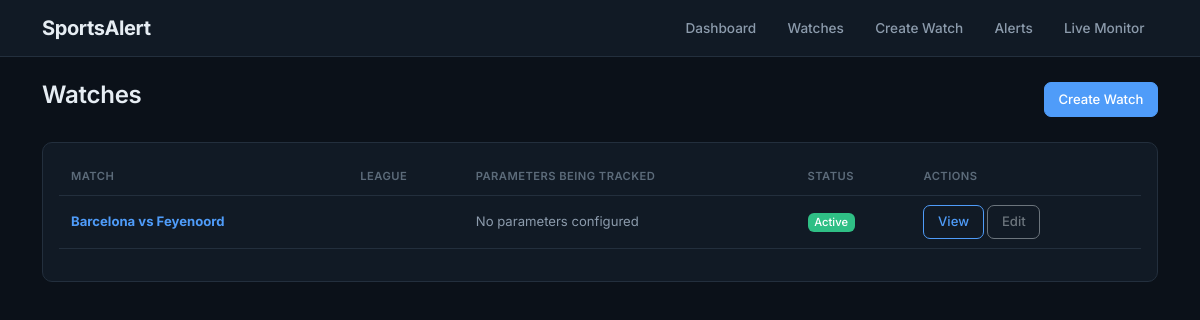
The app's page /watches/, older data.
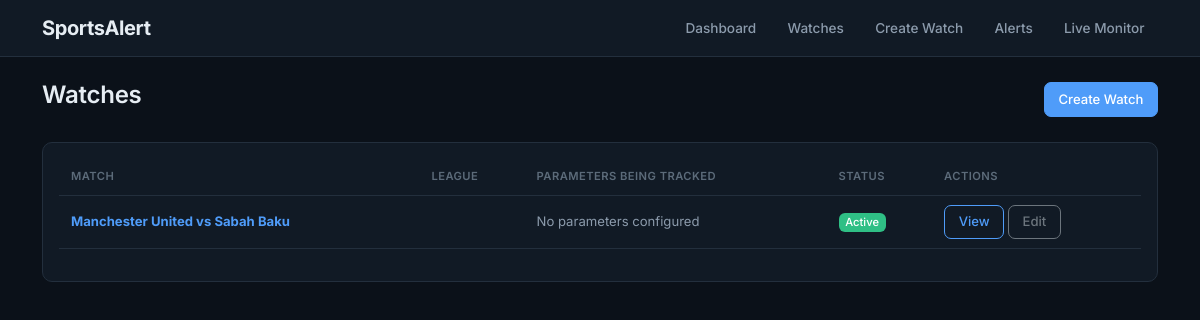
The same page, newer data.
### monitoring/models.py (models this page shows, shortened)
class Watch(models.Model):
    SPORT_CHOICES = (
        ('basketball', 'Basketball'),
        ('football', 'Football'),
    )
    sport = models.CharField(
        max_length=20,
        choices=SPORT_CHOICES
    )
    match_id = models.CharField(
        max_length=100
    )
    home_team = models.CharField(
        max_length=100,
        blank=True
    )
    away_team = models.CharField(
        max_length=100,
        blank=True
    )
    league = models.CharField(
        max_length=100,
        blank=True
    )
    active = models.BooleanField(
        default=True
    )
    monitoring_start = models.DateTimeField(
        null=True,
        blank=True,
        help_text="Time monitoring should begin"
    )
    monitoring_started = models.BooleanField(
        default=False
    )
    monitoring_finished = models.BooleanField(
        default=False
    )
    game_status = models.CharField(
        max_length=20,
        blank=True,
        default=""
    )
    elapsed_minutes = models.PositiveIntegerField(
        null=True,
        blank=True
    )
    last_polled = models.DateTimeField(
        null=True,
        blank=True
    )
    total_game_minutes = models.IntegerField(
        default=40
    )
    created_at = models.DateTimeField(
        auto_now_add=True
    )

### monitoring/views.py (the view)
class WatchListView(ListView):
    model = Watch
    template_name = "monitoring/watch_list.html"
    context_object_name = "watches"
    ordering = ["-created_at"]

### monitoring/templates/monitoring/watch_list.html (shortened to what this page needs)
{% extends "monitoring/base.html" %}
{% block content %}
<div class="d-flex justify-content-between align-items-center mb-4">
    <h1>Watches</h1>
    <a href="{% url 'watch-create' %}"
       class="btn btn-primary">
        Create Watch
    </a>
</div>
<div class="card shadow-sm">
    <div class="card-body">
        {% if watches %}
            <table class="table table-hover align-middle">
                <thead>
                    <tr>
                        <th>Match</th>
                        <th>League</th>
                        <th>Parameters Being Tracked</th>
                        <th>Status</th>
                        <th>Actions</th>
                    </tr>
                </thead>
                <tbody>
                    {% for watch in watches %}
                    <tr>
                        <td>
                            <a href="{% url 'watch-detail' watch.pk %}">
                                <strong>
                                    {{ watch.home_team }}
                                    vs
                                    {{ watch.away_team }}
                                </strong>
                            </a>
                        </td>
                        <td>
                        </td>
                        <td>
                            {% for parameter in watch.parameters.all %}
                                <div class="mb-2">
                                    <span class="badge bg-primary">
                                        {{ parameter.get_parameter_display }}
                                    </span>
                                    <small class="text-muted">
                                        Baseline:
                                        {{ parameter.baseline }}
                                        |
                                        Threshold:
                                        {{ parameter.threshold }}
                                    </small>
                                </div>
                            {% empty %}
                                <span class="text-muted">
                                    No parameters configured
                                </span>
                            {% endfor %}
                        </td>
                        <td>
                            {% if watch.active %}
                                <span class="badge bg-success">
                                    Active
                                </span>
                            {% else %}
                                <span class="badge bg-danger">
                                    Inactive
                                </span>
                            {% endif %}
                        </td>
                        <td>
                            <a href="{% url 'watch-detail' watch.pk %}"
                               class="btn btn-sm btn-outline-primary">
                                View
                            </a>
                            <a href="{% url 'watch-update' watch.pk %}"
                               class="btn btn-sm btn-outline-secondary">
                                Edit
                            </a>
                        </td>
                    </tr>
                    {% endfor %}
                </tbody>
            </table>
        {% else %}
            <div class="alert alert-info">
                No watches found.
            </div>
        {% endif %}
    </div>
</div>
{% endblock %}

Row changes from the older to the newer data that the page shows:
removed Watch: home_team "Barcelona", away_team "Feyenoord", active "Active"
added Watch: home_team "Manchester United", away_team "Sabah Baku", active "Active"
